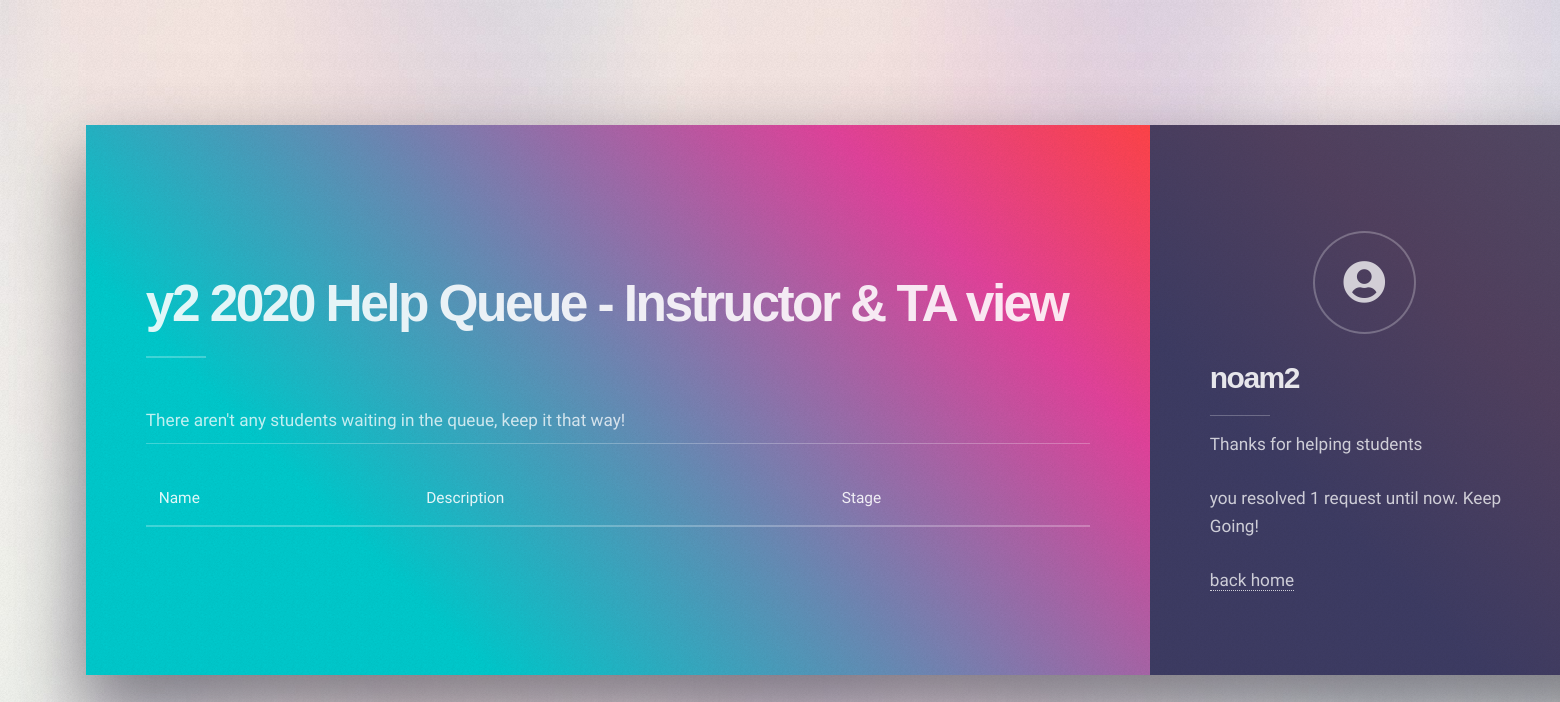
The app's page /view (signed in), older data.
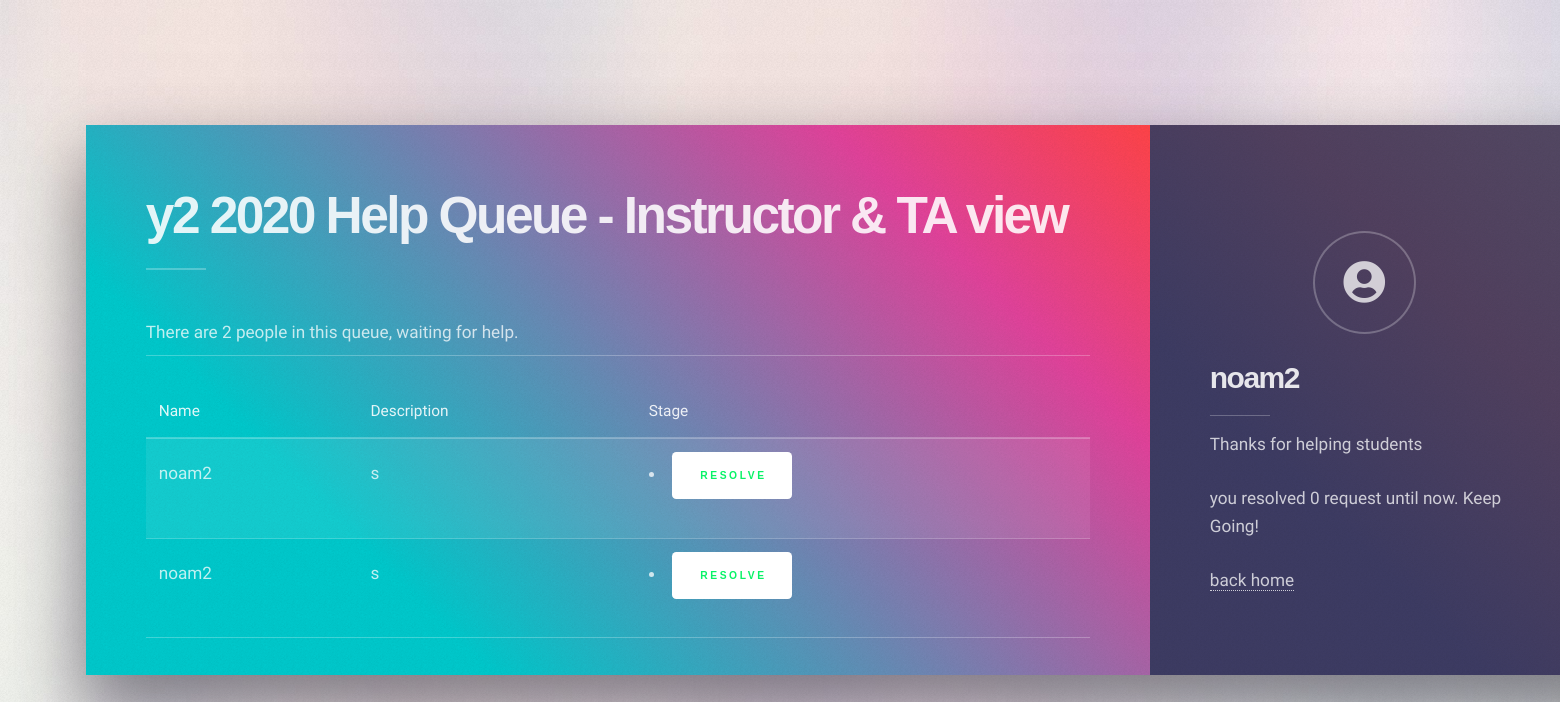
The same page, newer data.
### model.py (models this page shows, shortened)
class Users(Base):
    __tablename__ = "users"
    id = Column(Integer, primary_key = True)
    username = Column(String)
    password = Column(String)
    role = Column(String)
    counter = Column(Integer)

class Reqs(Base):
    __tablename__ = "reqs"
    id = Column(Integer, primary_key = True)
    student = Column(String)
    question = Column(String)
    answered = Column(Boolean)
    place = Column(Integer)

### app.py (the view)
@app.route('/view', methods = ['GET', 'POST'])
def view():
    if 'username' in login_session:
        username = login_session['username']
        if get_user(username).role != 'student':
            reqs = get_reqs()
            amount = len(reqs)
            if request.method == 'POST':
                ID = request.form['ID']
                update(ID,username)
                print(get_reqs())
                return redirect(url_for('view'))
            return render_template('view.html', username = username, amount = amount, reqs = reqs, requests = get_user(username).counter)
        else:
            return redirect(url_for('home'))
    else:
        return redirect(url_for('login'))

### database.py (called while the page is built)
def get_reqs():
    return session.query(Reqs).filter_by(answered = False).all()

def get_user(username):
    user = session.query(Users).filter_by(username = username).first()
    return user

### templates/view.html (shortened to what this page needs)
﻿<!DOCTYPE html>
<html lang="en" xmlns="http://www.w3.org/1999/xhtml">
<head>
    <link rel="stylesheet" href="{{ url_for('static', filename='assets/css/view.css') }}" />
</head>
<body>
    <div id="page-wrapper">
        <div id="wrapper">
            <section class="panel banner right">
                <div class="content color0 span-3-75">
                    <h1 class="major">y2 2020 Help Queue - Instructor & TA view</h1>
                    <ul class="alt">
                        {%if amount == 0%}
                        <li>There aren't any students waiting in the queue, keep it that way!</li>
                        {%endif%}
                        {%if amount > 1%}
                        <li>There are {{amount}} people in this queue, waiting for help.</li>
                        {%endif%}
                        <li></li>
                    </ul>
                    <div class="table-wrapper">
                        <table>
                            <thead>
                                <tr>
                                    <th>Name</th>
                                    <th>Description</th>
                                    <th>Stage</th>
                                </tr>
                            </thead>
                            <tbody>
                                {%for r in reqs%}
                                <tr>
                                    <td>{{r.student}}</td>
                                    <td>{{r.question}}</td>
                                    <td>
                                        <form action = '/view' method = "post">
                                            <li><input type = "submit" href="#queue" class="button primary color2 icon solid fas fa-check" value = "Resolve"></li>
                                        </form>
                                    </td>
                                </tr>
                                {%endfor%}
                            </tbody>
                        </table>
                    </div>
                </div>
            </section>
            <section class="panel color4-alt" id="queue">
                <div class="inner columns divided">
                    <div class="span-3-25">
                        <ul class="grid-icons ">
                            <i class=" icon solid fas fa-user-circle"></i>
                        </ul>
                        <h2 class="major">{{username}}</h2>
                        <p>Thanks for helping students</p>
                        {%if requests > 1%}
                        <p>you resolved {{requests}} requests until now. Keep Going!</p>
                        {%else%}
                        <p>you resolved {{requests}} request until now. Keep Going!</p>
                        {%endif%}
                        <a href = "{{url_for('home')}}">back home</a>
                    </div>
                </div>
            </section>
        </div>
    </div>
</body>
</html>

Row changes from the older to the newer data that the page shows:
no longer on this page (row edited): Users: username "noam2"
now on this page (row edited): Reqs: student "noam2", question "s"
added Reqs: student "noam2", question "s"
Text that changed along with them:
{{ amount }}: (not shown) → "2"
{{ username }}: (not shown) → "noam2"
{{ requests }}: "1" → "0"
text no longer shown: "There aren't any students waiting in the queue, keep it that way!"
text now shown: "There are people in this queue, waiting for help."
